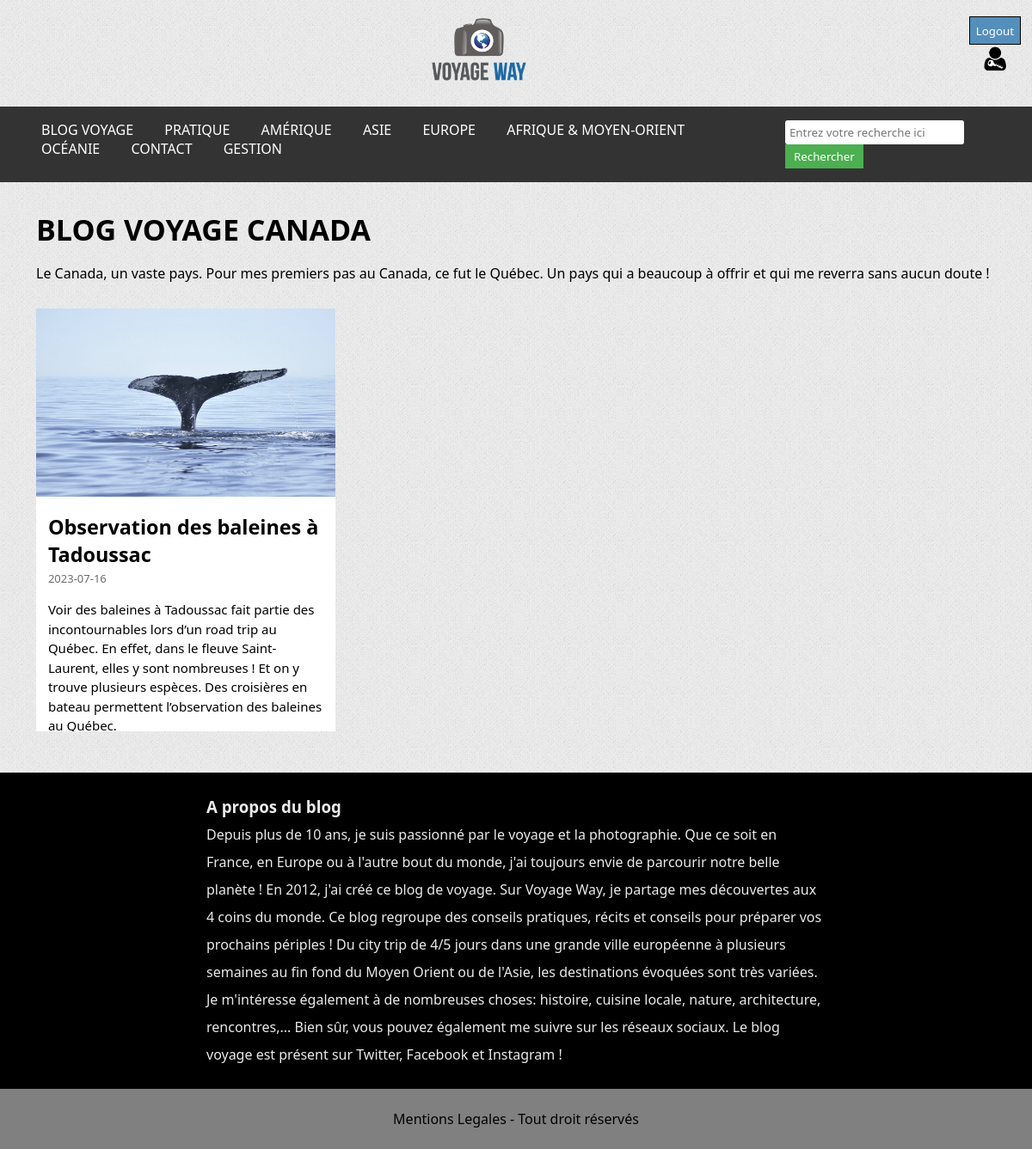
The page /categorie.php (signed in) on the database its author committed.
### tables this page shows
CREATE TABLE IF NOT EXISTS `categorie` (
  `id_categorie` int(11) NOT NULL AUTO_INCREMENT,
  `nom` varchar(50) NOT NULL,
  `titre` varchar(100) NOT NULL,
  `description` varchar(500) NOT NULL,
  `continent` varchar(50) NOT NULL,
  PRIMARY KEY (`id_categorie`)
);

CREATE TABLE IF NOT EXISTS `article` (
  `id_article` int(11) NOT NULL AUTO_INCREMENT,
  `titre` varchar(90) NOT NULL,
  `date` date NOT NULL,
  `photo_principale` varchar(255) NOT NULL,
  `resume` varchar(1000) NOT NULL,
  `sous_titre_1` varchar(100) NOT NULL,
  `contenu_1` text NOT NULL,
  `photo_1` varchar(255) NOT NULL,
  `sous_titre_2` varchar(90) NOT NULL,
  `contenu_2` text NOT NULL,
  `photo_2` varchar(255) NOT NULL,
  `sous_titre_3` varchar(90) NOT NULL,
  `photo_3` varchar(255) NOT NULL,
  `contenu_3` text NOT NULL,
  `categorie` int(11) NOT NULL,
  `sous_categorie` varchar(60) NOT NULL,
  PRIMARY KEY (`id_article`),
  KEY `FK_id_categorie_article` (`categorie`)
);

### components/connexion.php (called while the page is built, shortened)
<?php
    class MaConnexion {
        private $Connection;
        public function __construct($NewDatabaseName, $NewUser, $NewPassword, $NewHost)
        {
            $this->DatabaseName = $NewDatabaseName;
            $this->User = $NewUser;
            $this->Password = $NewPassword;
            $this->Host = $NewHost;
            try {
                $DataSourceName = "mysql:host=$this->Host;dbname=$this->DatabaseName;charset=utf8mb4";
                $this->Connection = new PDO($DataSourceName, $this->User, $this->Password);
                $this->Connection->setAttribute(PDO::ATTR_ERRMODE, PDO::ERRMODE_EXCEPTION);
            } catch (PDOException $e) {
                echo "Erreur: " . $e->getMessage();
            }
        }
        public function select($Table, $Column, $ConditionField = 1)
        {
            try {
                $SQLQueryString = "SELECT $Column FROM `$Table` WHERE $ConditionField";
                $Result = $this->Connection->query($SQLQueryString);
                return $Result->fetchAll(PDO::FETCH_ASSOC);
            } catch (PDOException $e) {
                echo "Erreur: " . $e->getMessage();
                return false;
            }
        }
        public function select_article($ConditionField)
        {
            try {
                $SQLQueryString = "SELECT `article`.`id_article`,`article`.`categorie`,`article`.`sous_categorie`, `article`.`date`, `article`.`titre`, `article`.`resume`, `article`.`photo_principale`, `categorie`.`nom`
                FROM `article`
                INNER JOIN `categorie` ON `categorie`.`id_categorie` = `article`.`categorie`
                WHERE `article`.`categorie` = $ConditionField ;
                ";
                $Result = $this->Connection->query($SQLQueryString);
                return $Result->fetchAll(PDO::FETCH_ASSOC);
            } catch (PDOException $e) {
                echo "Erreur: " . $e->getMessage();
                return false;
            }
        }
    }
?>

### components/commons.php (called while the page is built, shortened)
<?php
    function CanEditArticles($UserRole) {
        switch (strtolower($UserRole))
        {
            case 'admin':
            case 'redactor':
                return true;
        }
        return false;
    }
    function GetImagePath($Filename, $CategorySub)
    {
        return './images/' . strtolower($CategorySub) . '/' . $Filename;
    }
?>

### categorie.php (the view, shortened to what this page needs)
<?php
    require_once("components/connexion.php");
    $DatabaseName = "viaje";
    $NewConnection = new MaConnexion($DatabaseName, "root", "", "localhost");
    $CurrentCategorieID = isset($_GET['id_categorie']) ? $_GET['id_categorie'] : 1;
    $SelectedCategorie = $NewConnection->select("categorie", "*", "id_categorie = $CurrentCategorieID");
?>
<!DOCTYPE html>
<html lang="en">
<head>
    <link rel="stylesheet" href="style.css">
</head>
<body>
    <header>
        <?php include_once './components/navbar.php' ?>
    </header>
    <main>
        <section class="entete">
        <?php
            foreach($SelectedCategorie as $value)
            {
                echo
                '<h1 class="titre">' . $value['titre'] . '</h1>
                <p class="presentation">' . $value['description'] . '</p>'
                ;
            }
            ?>
        </section>
        <section class="display-result">
            <?php
            $Result = $NewConnection->select_article($CurrentCategorieID);
            foreach($Result as $display){
                echo
                '<div class="card">
                    <div>
                        <img src="' . GetImagePath( $display['photo_principale'], $display['sous_categorie'] ) . '" class="card-image" alt="Image principale">
                    </div>
                    <div class= "card-text">
                        <a href="article.php?id_article=' . $display['id_article'] . '" class="card-title"><h3>' . $display['titre'] . '</h3></a>
                        <p class="date">' . $display['date'] . '</p>
                        <p class="resume">' . $display['resume'] . '</p>
                    </div>
                </div>';
            }
            ?>
        </section>
    </main>
<footer>
    <?php include_once './components/footer.php' ?>
</footer>
</body>
</html>

### components/navbar.php (shortened to what this page needs)
<?php
    require_once("./components/commons.php");
    require_once("./components/connexion.php");
    $NewConnection = new MaConnexion("viaje", "root", "", "localhost");
    $IsUserLoggedIn = isset($_SESSION['CurrentUser']);
    $CanEditArticles = (isset($_SESSION['UserRole']) && CanEditArticles($_SESSION['UserRole']));
?>
<link rel="stylesheet" href="https://cdnjs.cloudflare.com/ajax/libs/font-awesome/6.4.0/css/all.min.css" />
<div id="SiteHead">
    <a z-index="1" href="index.php"><img id="Blazon" class="logo" src="./images/icons_site_main.png" alt="L'image principale du site">
    </a>
    <div z-index="2" class="float-login">
        <?php if ($IsUserLoggedIn): $UserIcon = './images/icons_user_role_' . $_SESSION['UserRole'] . '.png';
            ?>
            <form method="POST" action="controller.php"><input type="submit" name="Intention" value="Logout" class="ConnexionButtons red-button" ></form>
            <a href="./profile.php"><img src=<?php echo '"' . $UserIcon . '"'; ?> alt="User Role Image" style="width: 32px; height: 32px;"></a>
        <?php else: ?>
            <button class="ConnexionButtons green-button" onclick="window.location='./login.php'">Login</button>
        <?php endif ?>
    </div>
</div>
<nav class="navbar">
    <div class="topnav" id="myTopnav">
        <div class="parallax dropdown">
            <a href="./index.php">BLOG VOYAGE</a>
        </div>
        <div class="dropdown parallax">
            <?php $Nav = $NewConnection->select("categorie", "*", "continent= 'Pratique'");
                foreach ($Nav as $display) {
                    echo'<a href="categorie.php?id_categorie='. $display['id_categorie']. '">' .$display['nom'] . '</a>';
                }
            ?>
        </div>
        <div class="dropdown parallax">
            <a class="parallax" href="#">AMÉRIQUE</a>
        </div>
        <div class="dropdown parallax">
            <a href="#">ASIE</a>
        </div>
        <div class="dropdown parallax">
            <a href="#">EUROPE</a>
        </div>
        <div class="dropdown parallax">
            <a href="#">AFRIQUE &amp; MOYEN-ORIENT</a>
        </div>
        <div class="dropdown parallax">
            <a href="#">OCÉANIE</a>
        </div>
        <div class="dropdown parallax">
            <a href="./contact.php">CONTACT</a>
        </div>
        <?php if($IsUserLoggedIn && $CanEditArticles): ?>
            <div class="dropdown parallax">
                <a href="./gestion.php">GESTION</a>
            </div>
        <?php endif; ?>
    </div>
    <div class="topnav" id="search">
        <form method="GET" action="recherche.php">
            <input type="text" name="search_query" id="search_query" placeholder="Entrez votre recherche ici">
            <button type="submit">Rechercher</button>
        </form>
    </div>
</nav>

### style.css (style rules this page uses)
* { font-family: "Segoe UI", Helvetica, Arial, sans-serif, "Apple Color Emoji", "Segoe UI Emoji", "Segoe UI Symbol"; padding: 0; margin: 0; }
body { display: flex; flex-direction: column; background-image: url('./images/body-bg1.png'); background-color: #f0f0f0; }
header { display: flex; flex-direction: column; }
header #Blazon { height: 100%; width: 10%; margin-top: 1em; }
header nav { margin-top: 1em; margin-bottom: 2em; }
header #SiteHead { display: inline-flex; text-align: center; align-items: center; }
header #SiteHead > a { width: 100%; }
header .ConnexionButtons { border-radius: 0; padding: 0.5em; margin-left: 1em; margin-right: 1em; border: 1px solid #000; cursor: pointer; }
.red-button { border: 1px solid black; background-color: #1d6eabb9; color: white; cursor: pointer; padding: 0.4em; }
.card { display: grid; justify-items: center; width: 29%; background-color: #fff; margin-left: 3.5%; margin-bottom: 3%; }
.card-image { width: 100%; }
.card-text { padding: 4%; height: 15em; overflow: hidden; }
.card-title { color: #000; font-size: 20px; text-decoration: none; }
.titre { text-transform: uppercase; font-weight: bold; font-size: 34px; margin-bottom: 1.5%; }
.entete { padding: 0 3.5%; }
.presentation { margin-bottom: 1.6%; }
.date { color: #6B6B6B; font-size: 13px; margin-top: 1%; }
.resume { line-height: 1.5; font-size: 15px; margin-top: 5%; }
.display-result { display: flex; justify-content: flex-start; flex-wrap: wrap; padding: 1% 0 ; }

### components/navbar.php (style rules this page uses)
.logo { width: 200px; height: auto; display: block; margin: 10px auto; }
.navbar { background-color: #333; padding-top: 1em; padding-right: 3em; padding-bottom: 1em; padding-left: 3em; display: flex; position: relative; z-index: 2; }
.navbar a { color: white; font-size: 1em; margin-right: 2em; text-decoration: none; text-transform: uppercase; }
.dropdown { position: relative; display: inline-block; }
#search { display: inline-block; }
#search input[type="text"] { padding: 5px; border-radius: 3px; border: none; }
#search button { padding: 5px 10px; background-color: #4CAF50; color: white; border: none; cursor: pointer; }
.float-login { float: right; }
.parallax { cursor: pointer; }

### rows shown on the page
categorie: nom "PRATIQUE"
categorie: titre "BLOG VOYAGE CANADA", description "Le Canada, un vaste pays. Pour mes premiers pas au Canada, ce fut le Québec. Un pays qui a beaucoup à offrir et qui me reverra sans aucun doute !"
article: photo_principale+sous_categorie (picture), titre "Observation des baleines à Tadoussac", date "2023-07-16", resume "Voir des baleines à Tadoussac fait partie des incontournables lors d’un road trip au Québec. En effet, dans le fleuve Saint-Laurent, elles y sont nombreuses ! Et on y trouve plusieurs espèces. Des croisières en bateau permettent l’observation des baleines au Québec."
